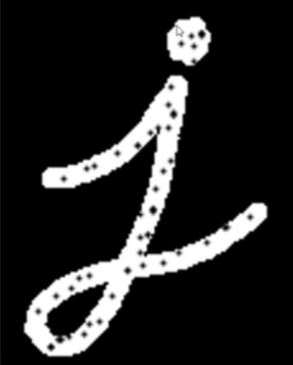
#> input picture Opencv/J.JPG, 293 x 365 px
$ python 9morphClose.py
#> lines starting #> are read from the running program, lines starting #| are printed output that depends on the picture
# -*- coding: UTF-8 -*-
"""
@author:QHL
@file:9morphClose.py
@time:2020/04/01
"""

import cv2
import numpy as np


src = cv2.imread('J.JPG',cv2.IMREAD_UNCHANGED)
#> src is the input picture: shape (365, 293, 3); min 0, max 255, mean 37.5

kernel = np.ones((5,5),np.uint8)
result = cv2.morphologyEx(src,cv2.MORPH_CLOSE,kernel,iterations=2)
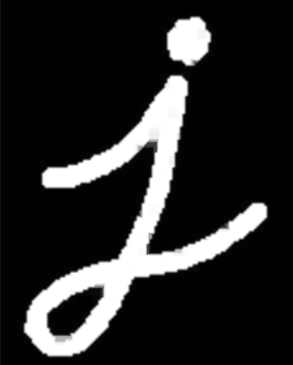
#> result: shape (365, 293, 3); min 0, max 255, mean 40.4

cv2.imshow('src',src)
cv2.imshow('result',result)
dst = cv2.morphologyEx(result, cv2.MORPH_GRADIENT, kernel)
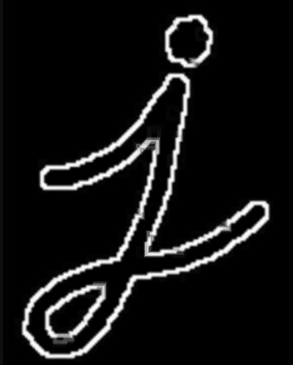
#> dst: shape (365, 293, 3); min 0, max 255, mean 18.8
cv2.imshow('dst',dst)
cv2.imwrite('JOPEN.jpg',result)

cv2.waitKey(0)
cv2.destroyAllWindows()

if __name__ == '__main__':
    pass

$ run again, with Opencv/Dilation.JPG copied over Opencv/J.JPG
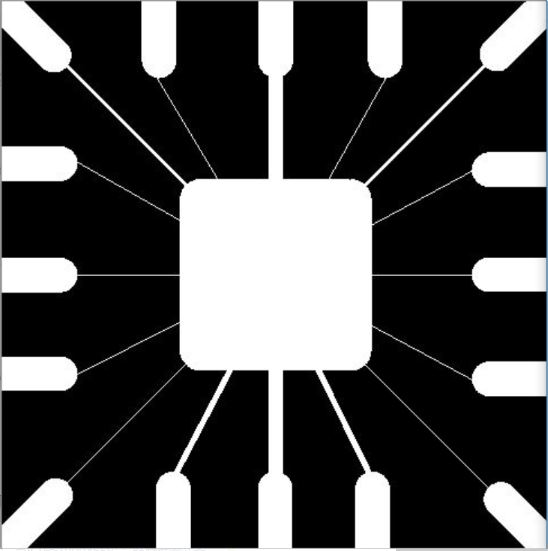
#> input picture Opencv/Dilation.JPG, 548 x 551 px
#> src is the input picture: shape (551, 548, 3); mean B, G, R 73.2, 73.1, 73
#> `dst = cv2.morphologyEx(result, cv2.MORPH_GRADIENT, kernel)`:
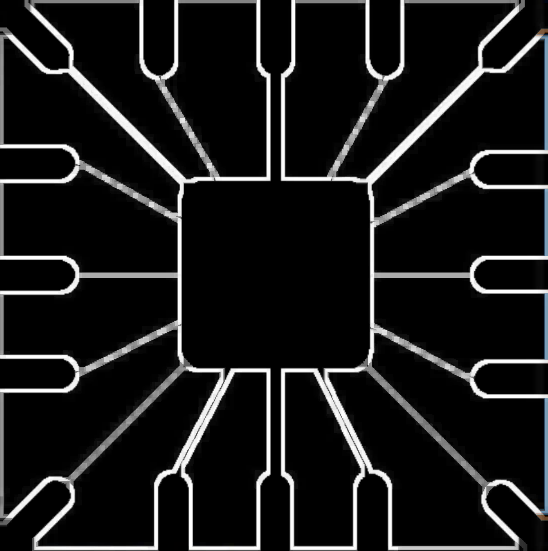
#> dst: shape (551, 548, 3); mean B, G, R 26.1, 26, 25.8
